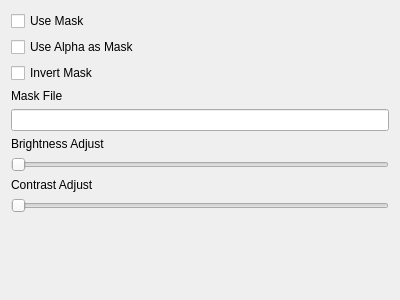
<?xml version="1.0" encoding="UTF-8"?>
<ui version="4.0">
 <class>Form</class>
 <widget class="QWidget" name="Form">
  <property name="geometry">
   <rect>
    <x>0</x>
    <y>0</y>
    <width>400</width>
    <height>300</height>
   </rect>
  </property>
  <property name="windowTitle">
   <string>Form</string>
  </property>
  <layout class="QVBoxLayout" name="verticalLayout">
   <item>
    <widget class="QCheckBox" name="checkBox">
     <property name="text">
      <string>Use Mask</string>
     </property>
    </widget>
   </item>
   <item>
    <widget class="QCheckBox" name="checkBox_2">
     <property name="text">
      <string>Use Alpha as Mask</string>
     </property>
    </widget>
   </item>
   <item>
    <widget class="QCheckBox" name="checkBox_3">
     <property name="text">
      <string>Invert Mask</string>
     </property>
    </widget>
   </item>
   <item>
    <widget class="QLabel" name="label">
     <property name="text">
      <string>Mask File</string>
     </property>
    </widget>
   </item>
   <item>
    <widget class="QLineEdit" name="lineEdit"/>
   </item>
   <item>
    <widget class="QLabel" name="label_2">
     <property name="text">
      <string>Brightness Adjust</string>
     </property>
    </widget>
   </item>
   <item>
    <widget class="QSlider" name="horizontalSlider">
     <property name="orientation">
      <enum>Qt::Horizontal</enum>
     </property>
    </widget>
   </item>
   <item>
    <widget class="QLabel" name="label_3">
     <property name="text">
      <string>Contrast Adjust</string>
     </property>
    </widget>
   </item>
   <item>
    <widget class="QSlider" name="horizontalSlider_2">
     <property name="orientation">
      <enum>Qt::Horizontal</enum>
     </property>
    </widget>
   </item>
   <item>
    <spacer name="verticalSpacer">
     <property name="orientation">
      <enum>Qt::Vertical</enum>
     </property>
     <property name="sizeHint" stdset="0">
      <size>
       <width>20</width>
       <height>40</height>
      </size>
     </property>
    </spacer>
   </item>
  </layout>
 </widget>
 <resources/>
 <connections/>
</ui>
